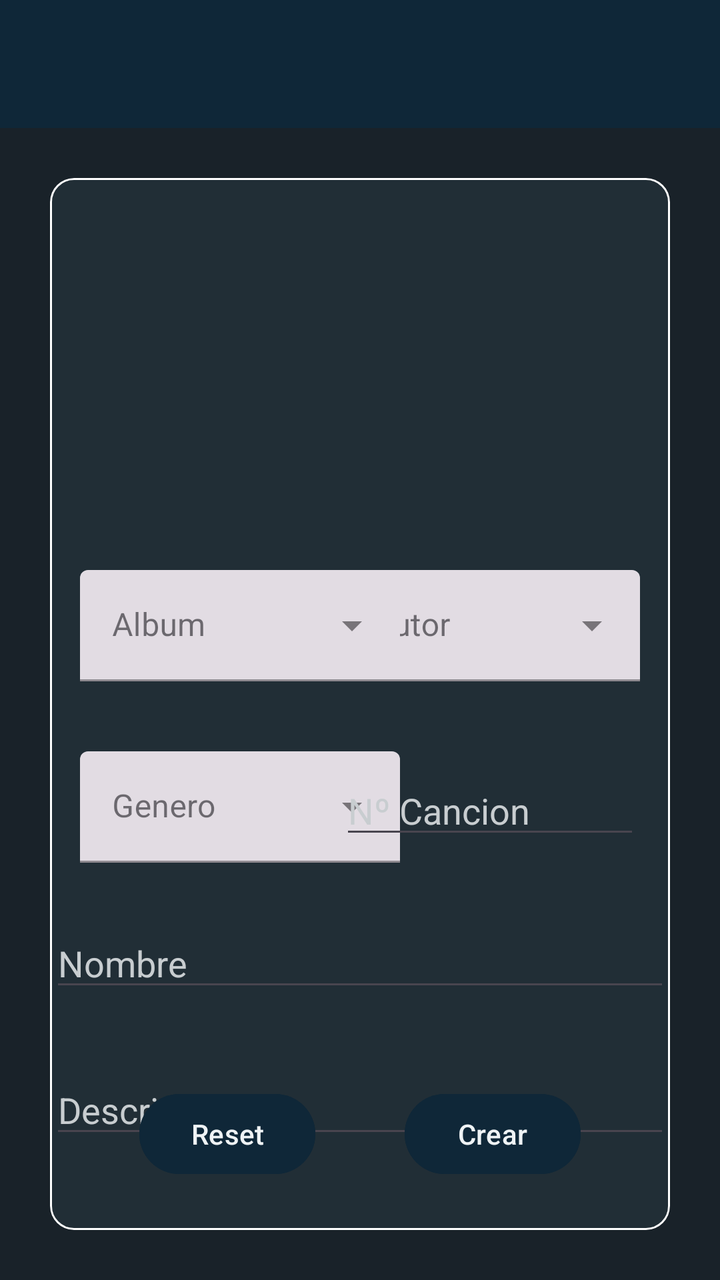
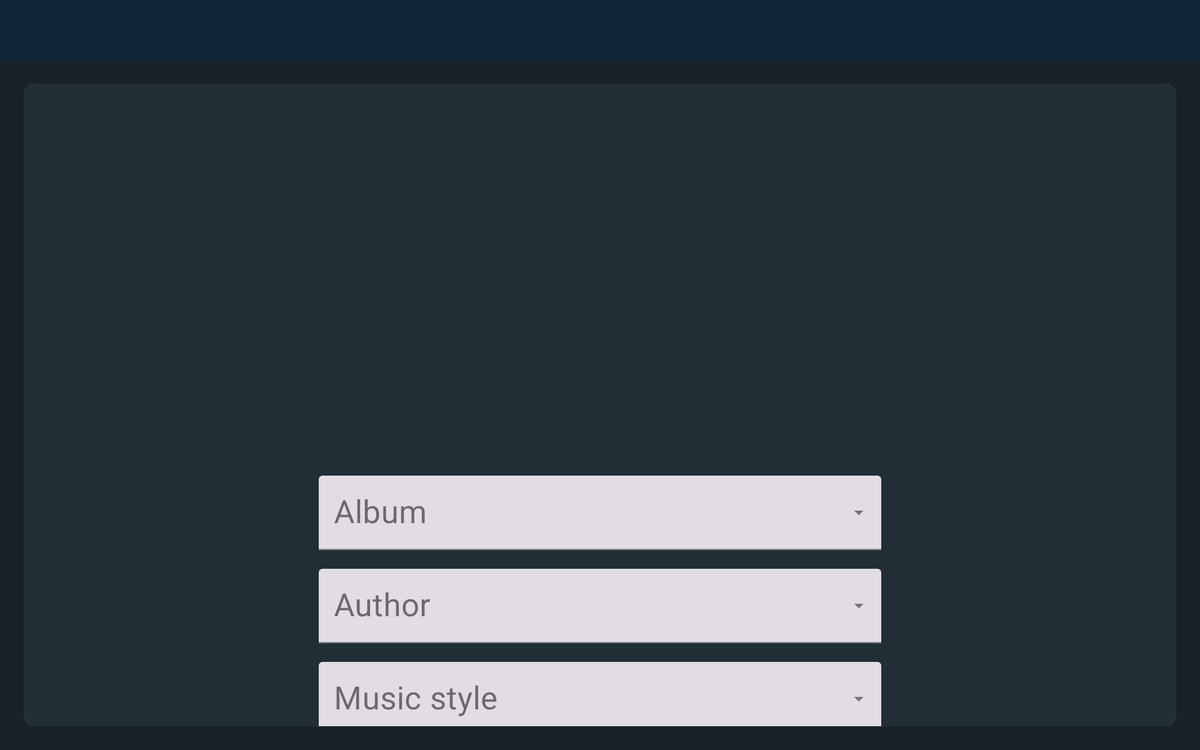

Compare how this app lays out the same screen by default and in its alternative resource folder. The renders come first, then the two layout files and the values they reference.
<!-- AndroidManifest.xml: application theme Theme.ProyectoIntegradoDef -->
<!-- res/layout/activity_crear_music.xml -->
<?xml version="1.0" encoding="utf-8"?>
<androidx.constraintlayout.widget.ConstraintLayout
    xmlns:android="http://schemas.android.com/apk/res/android"
    xmlns:tools="http://schemas.android.com/tools"
    xmlns:app="http://schemas.android.com/apk/res-auto"
    android:layout_width="match_parent"
    android:layout_height="match_parent"
    android:background="@color/ToolBar"
    android:fitsSystemWindows="true"
    tools:context=".musica.crud.music.CrearMusicActivity">

  <androidx.appcompat.widget.Toolbar
      android:id="@+id/toolbar"
      style="@style/Widget.MaterialComponents.Toolbar.PrimarySurface"
      android:layout_width="match_parent"
      android:layout_height="wrap_content"
      android:minHeight="?attr/actionBarSize"
      app:layout_constraintEnd_toEndOf="parent"
      app:layout_constraintHorizontal_bias="0.5"
      app:layout_constraintStart_toStartOf="parent"
      app:layout_constraintTop_toTopOf="parent"
      app:popupTheme="@style/Theme.AppCompat.Light.NoActionBar"
      app:theme="@style/ThemeOverlay.AppCompat.Dark"
      app:titleTextColor="#C8CDD0">

  </androidx.appcompat.widget.Toolbar>

  <androidx.constraintlayout.widget.ConstraintLayout
      android:layout_width="0dp"
      android:layout_height="0dp"
      android:background="@color/fondo_oscuro"
      app:layout_constraintBottom_toBottomOf="parent"
      app:layout_constraintEnd_toEndOf="parent"
      app:layout_constraintStart_toStartOf="parent"
      app:layout_constraintTop_toBottomOf="@+id/toolbar">

    <com.google.android.material.card.MaterialCardView
        android:layout_width="match_parent"
        android:layout_height="match_parent"
        android:layout_marginStart="25dp"
        android:layout_marginTop="25dp"
        android:layout_marginEnd="25dp"
        android:layout_marginBottom="25dp"
        app:layout_constraintBottom_toBottomOf="parent"
        app:layout_constraintEnd_toEndOf="parent"
        app:layout_constraintStart_toStartOf="parent"
        app:layout_constraintTop_toTopOf="parent"
        app:strokeColor="@null">

      <androidx.core.widget.NestedScrollView
          android:layout_width="match_parent"
          android:layout_height="match_parent"
          android:fillViewport="true">

        <androidx.constraintlayout.widget.ConstraintLayout
            android:layout_width="match_parent"
            android:layout_height="wrap_content"
            android:background="@color/fondo_cards">

          <ImageButton
              android:id="@+id/ibMusicPortada"
              android:layout_width="150dp"
              android:layout_height="150dp"
              android:layout_marginTop="20dp"
              android:adjustViewBounds="true"
              android:background="@color/fondo_cards"
              android:scaleType="fitXY"
              app:layout_constraintEnd_toEndOf="parent"
              app:layout_constraintHorizontal_bias="0.497"
              app:layout_constraintStart_toStartOf="parent"
              app:layout_constraintTop_toTopOf="parent"
              app:srcCompat="@drawable/default_album" />

          <EditText
              android:id="@+id/etNombreMusic"
              android:layout_width="wrap_content"
              android:layout_height="wrap_content"
              android:layout_marginTop="28dp"
              android:ems="15"
              android:hint="Nombre"
              android:inputType="textPersonName"
              android:maxLength="50"
              android:textColor="@color/texto_principal"
              android:textColorHint="@color/texto_secundario"
              app:layout_constraintEnd_toEndOf="parent"
              app:layout_constraintHorizontal_bias="0.5"
              app:layout_constraintStart_toStartOf="parent"
              app:layout_constraintTop_toBottomOf="@+id/spGeneroMusic" />

          <EditText
              android:id="@+id/etDescripcionMusic"
              android:layout_width="wrap_content"
              android:layout_height="wrap_content"
              android:layout_marginTop="32dp"
              android:ems="15"
              android:gravity="start|top"
              android:hint="Descripción"
              android:inputType="textMultiLine"
              android:maxLength="120"
              android:maxLines="4"
              android:textColor="@color/texto_principal"
              android:textColorHint="@color/texto_secundario"
              app:layout_constraintEnd_toEndOf="parent"
              app:layout_constraintHorizontal_bias="0.5"
              app:layout_constraintStart_toStartOf="parent"
              app:layout_constraintTop_toBottomOf="@+id/etNombreMusic" />

          <Button
              android:id="@+id/btnCrearMusic"
              android:layout_width="wrap_content"
              android:layout_height="wrap_content"
              android:backgroundTint="@color/ToolBar"
              android:text="Crear"
              android:textColor="@color/texto_principal"
              app:layout_constraintBottom_toBottomOf="@+id/btnResetMusic"
              app:layout_constraintEnd_toEndOf="parent"
              app:layout_constraintHorizontal_bias="0.5"
              app:layout_constraintStart_toEndOf="@+id/btnResetMusic" />

          <Button
              android:id="@+id/btnResetMusic"
              android:layout_width="wrap_content"
              android:layout_height="wrap_content"
              android:layout_marginBottom="24dp"
              android:backgroundTint="@color/ToolBar"
              android:text="Reset"
              android:textColor="@color/texto_principal"
              app:layout_constraintBottom_toBottomOf="parent"
              app:layout_constraintEnd_toStartOf="@+id/btnCrearMusic"
              app:layout_constraintHorizontal_bias="0.5"
              app:layout_constraintStart_toStartOf="parent" />

          <com.google.android.material.textfield.TextInputLayout
              android:id="@+id/spAutorMusic"
              style="@style/Widget.MaterialComponents.TextInputLayout.FilledBox.ExposedDropdownMenu"
              android:layout_width="150dp"
              android:layout_height="wrap_content"
              android:layout_marginEnd="15dp"
              android:hint="Autor"
              app:layout_constraintBottom_toBottomOf="@+id/spAlbumMusic"
              app:layout_constraintEnd_toEndOf="parent"
              app:layout_constraintTop_toTopOf="@+id/spAlbumMusic">

            <AutoCompleteTextView
                android:id="@+id/ddAutorMusic"
                android:layout_width="match_parent"
                android:layout_height="wrap_content" />

          </com.google.android.material.textfield.TextInputLayout>

          <com.google.android.material.textfield.TextInputLayout
              android:id="@+id/spGeneroMusic"
              style="@style/Widget.MaterialComponents.TextInputLayout.FilledBox.ExposedDropdownMenu"
              android:layout_width="160dp"
              android:layout_height="wrap_content"
              android:layout_marginStart="15dp"
              android:layout_marginTop="35dp"
              android:hint="Genero"
              app:layout_constraintStart_toStartOf="parent"
              app:layout_constraintTop_toBottomOf="@+id/spAlbumMusic">

            <AutoCompleteTextView
                android:id="@+id/ddGeneroMusic"
                android:layout_width="match_parent"
                android:layout_height="wrap_content" />

          </com.google.android.material.textfield.TextInputLayout>

          <com.google.android.material.textfield.TextInputLayout
              android:id="@+id/spAlbumMusic"
              style="@style/Widget.MaterialComponents.TextInputLayout.FilledBox.ExposedDropdownMenu"
              android:layout_width="160dp"
              android:layout_height="wrap_content"
              android:layout_marginStart="15dp"
              android:layout_marginTop="26dp"
              android:hint="Album"
              app:layout_constraintStart_toStartOf="parent"
              app:layout_constraintTop_toBottomOf="@+id/ibMusicPortada">

            <AutoCompleteTextView
                android:id="@+id/ddAlbumMusic"
                android:layout_width="match_parent"
                android:layout_height="wrap_content" />

          </com.google.android.material.textfield.TextInputLayout>

          <EditText
              android:id="@+id/etNumeroCancion"
              android:layout_width="150dp"
              android:layout_height="wrap_content"
              android:layout_marginEnd="15dp"
              android:ems="10"
              android:hint="Nº Cancion"
              android:inputType="number"
              android:textColor="@color/texto_principal"
              android:textColorHint="@color/texto_secundario"
              app:layout_constraintBottom_toBottomOf="@+id/spGeneroMusic"
              app:layout_constraintEnd_toEndOf="parent"
              app:layout_constraintTop_toTopOf="@+id/spGeneroMusic" />


        </androidx.constraintlayout.widget.ConstraintLayout>
      </androidx.core.widget.NestedScrollView>

    </com.google.android.material.card.MaterialCardView>
  </androidx.constraintlayout.widget.ConstraintLayout>

  </androidx.constraintlayout.widget.ConstraintLayout>
<!-- resources referenced by this layout -->
<resources>
  <color name="ToolBar">#0f2738</color>
  <color name="fondo_cards">#212E36</color>
  <color name="fondo_oscuro">#192229</color>
  <color name="texto_principal">#EFF3F5</color>
  <color name="texto_secundario">#C8CDD0</color>
  <style name="Theme.ProyectoIntegradoDef" parent="Theme.Material3.DayNight.NoActionBar">
          
          <item name="colorPrimary">#0f2738</item>
          <item name="colorPrimaryVariant">@color/purple_700</item>
          <item name="colorOnPrimary">#192229</item>
          
          <item name="colorSecondary">@color/teal_200</item>
          <item name="colorSecondaryVariant">@color/teal_700</item>
          <item name="colorOnSecondary">@color/white</item>
          
          <item name="android:statusBarColor" tools:targetApi="l">?attr/colorPrimaryVariant</item>
          
          <item name="android:windowTranslucentStatus">true</item>
  
      </style>
  <color name="purple_700">#FF3700B3</color>
  <color name="teal_200">#FF03DAC5</color>
  <color name="teal_700">#FF018786</color>
  <color name="white">#FFFFFFFF</color>
</resources>
<!-- res/layout-sw720dp/activity_crear_music.xml (the repository's variant of the layout above) -->
<!-- drawn on a large tablet held sideways -->
<?xml version="1.0" encoding="utf-8"?>
<androidx.constraintlayout.widget.ConstraintLayout
    xmlns:android="http://schemas.android.com/apk/res/android"
    xmlns:tools="http://schemas.android.com/tools"
    xmlns:app="http://schemas.android.com/apk/res-auto"
    android:layout_width="match_parent"
    android:layout_height="match_parent"
    android:background="@color/ToolBar"
    android:fitsSystemWindows="true"
    tools:context=".musica.crud.music.CrearMusicActivity">

  <androidx.appcompat.widget.Toolbar
      android:id="@+id/toolbar"
      style="@style/Widget.MaterialComponents.Toolbar.PrimarySurface"
      android:layout_width="match_parent"
      android:layout_height="wrap_content"
      android:minHeight="?attr/actionBarSize"
      app:layout_constraintEnd_toEndOf="parent"
      app:layout_constraintHorizontal_bias="0.5"
      app:layout_constraintStart_toStartOf="parent"
      app:layout_constraintTop_toTopOf="parent"
      app:popupTheme="@style/Theme.AppCompat.Light.NoActionBar"
      app:theme="@style/ThemeOverlay.AppCompat.Dark"
      app:titleTextColor="#C8CDD0">

  </androidx.appcompat.widget.Toolbar>

  <androidx.constraintlayout.widget.ConstraintLayout
      android:layout_width="0dp"
      android:layout_height="0dp"
      android:background="@color/fondo_oscuro"
      app:layout_constraintBottom_toBottomOf="parent"
      app:layout_constraintEnd_toEndOf="parent"
      app:layout_constraintStart_toStartOf="parent"
      app:layout_constraintTop_toBottomOf="@+id/toolbar">

    <com.google.android.material.card.MaterialCardView
        android:layout_width="match_parent"
        android:layout_height="match_parent"
        android:layout_marginStart="25dp"
        android:layout_marginTop="25dp"
        android:layout_marginEnd="25dp"
        android:layout_marginBottom="25dp"
        app:layout_constraintBottom_toBottomOf="parent"
        app:layout_constraintEnd_toEndOf="parent"
        app:layout_constraintStart_toStartOf="parent"
        app:layout_constraintTop_toTopOf="parent"
        app:strokeColor="@null"
        app:strokeWidth="0dp">

      <androidx.core.widget.NestedScrollView
          android:layout_width="match_parent"
          android:layout_height="match_parent"
          android:fillViewport="true">

        <androidx.constraintlayout.widget.ConstraintLayout
            android:layout_width="match_parent"
            android:layout_height="wrap_content"
            android:background="@color/fondo_cards">

          <ImageButton
              android:id="@+id/ibMusicPortada"
              android:layout_width="350dp"
              android:layout_height="350dp"
              android:layout_marginTop="20dp"
              android:adjustViewBounds="true"
              android:background="@color/fondo_cards"
              android:scaleType="fitXY"
              app:layout_constraintEnd_toEndOf="parent"
              app:layout_constraintHorizontal_bias="0.497"
              app:layout_constraintStart_toStartOf="parent"
              app:layout_constraintTop_toTopOf="parent"
              app:srcCompat="@drawable/default_album" />

          <EditText
              android:id="@+id/etNombreMusic"
              android:layout_width="600dp"
              android:layout_height="wrap_content"
              android:layout_marginTop="20dp"
              android:ems="15"
              android:hint="@string/nombre"
              android:inputType="textPersonName"
              android:maxLength="50"
              android:textColor="@color/texto_principal"
              android:textColorHint="@color/texto_secundario"
              android:textSize="34dp"
              app:layout_constraintEnd_toEndOf="parent"
              app:layout_constraintHorizontal_bias="0.5"
              app:layout_constraintStart_toStartOf="parent"
              app:layout_constraintTop_toBottomOf="@+id/etNumeroCancion" />

          <EditText
              android:id="@+id/etDescripcionMusic"
              android:layout_width="600dp"
              android:layout_height="wrap_content"
              android:layout_marginTop="20dp"
              android:ems="15"
              android:gravity="start|top"
              android:hint="@string/descripcion"
              android:inputType="textMultiLine"
              android:maxLength="120"
              android:maxLines="4"
              android:textColor="@color/texto_principal"
              android:textColorHint="@color/texto_secundario"
              android:textSize="34dp"
              app:layout_constraintEnd_toEndOf="parent"
              app:layout_constraintHorizontal_bias="0.5"
              app:layout_constraintStart_toStartOf="parent"
              app:layout_constraintTop_toBottomOf="@+id/etNombreMusic" />

          <Button
              android:id="@+id/btnCrearMusic"
              android:layout_width="250dp"
              android:layout_height="100dp"
              android:layout_marginTop="40dp"
              android:layout_marginBottom="50dp"
              android:backgroundTint="@color/ToolBar"
              android:text="@string/tvCrear"
              android:textColor="@color/texto_principal"
              android:textSize="38dp"
              app:layout_constraintBottom_toBottomOf="parent"
              app:layout_constraintEnd_toEndOf="parent"
              app:layout_constraintHorizontal_bias="0.5"
              app:layout_constraintStart_toEndOf="@+id/btnResetMusic"
              app:layout_constraintTop_toBottomOf="@+id/btnSelectCancion" />

          <Button
              android:id="@+id/btnResetMusic"
              android:layout_width="250dp"
              android:layout_height="100dp"
              android:layout_marginTop="40dp"
              android:layout_marginBottom="50dp"
              android:backgroundTint="@color/ToolBar"
              android:text="@string/tvReset"
              android:textColor="@color/texto_principal"
              android:textSize="38dp"
              app:layout_constraintBottom_toBottomOf="parent"
              app:layout_constraintEnd_toStartOf="@+id/btnCrearMusic"
              app:layout_constraintHorizontal_bias="0.5"
              app:layout_constraintStart_toStartOf="parent"
              app:layout_constraintTop_toBottomOf="@+id/btnSelectCancion" />

          <com.google.android.material.textfield.TextInputLayout
              android:id="@+id/spAutorMusic"
              style="@style/Widget.MaterialComponents.TextInputLayout.FilledBox.ExposedDropdownMenu"
              android:layout_width="600dp"
              android:layout_height="wrap_content"
              android:layout_marginTop="20dp"
              android:hint="@string/autor"
              app:layout_constraintEnd_toEndOf="parent"
              app:layout_constraintHorizontal_bias="0.5"
              app:layout_constraintStart_toStartOf="parent"
              app:layout_constraintTop_toBottomOf="@+id/spAlbumMusic">

            <AutoCompleteTextView
                android:id="@+id/ddAutorMusic"
                android:layout_width="match_parent"
                android:layout_height="wrap_content"
                android:textSize="34dp" />

          </com.google.android.material.textfield.TextInputLayout>

          <com.google.android.material.textfield.TextInputLayout
              android:id="@+id/spGeneroMusic"
              style="@style/Widget.MaterialComponents.TextInputLayout.FilledBox.ExposedDropdownMenu"
              android:layout_width="600dp"
              android:layout_height="wrap_content"
              android:layout_marginTop="20dp"
              android:hint="@string/genero"
              app:layout_constraintEnd_toEndOf="parent"
              app:layout_constraintHorizontal_bias="0.5"
              app:layout_constraintStart_toStartOf="parent"
              app:layout_constraintTop_toBottomOf="@+id/spAutorMusic">

            <AutoCompleteTextView
                android:id="@+id/ddGeneroMusic"
                android:layout_width="match_parent"
                android:layout_height="wrap_content"
                android:textSize="34dp" />

          </com.google.android.material.textfield.TextInputLayout>

          <com.google.android.material.textfield.TextInputLayout
              android:id="@+id/spAlbumMusic"
              style="@style/Widget.MaterialComponents.TextInputLayout.FilledBox.ExposedDropdownMenu"
              android:layout_width="600dp"
              android:layout_height="wrap_content"
              android:layout_marginTop="48dp"
              android:hint="@string/album"
              app:layout_constraintEnd_toEndOf="parent"
              app:layout_constraintHorizontal_bias="0.5"
              app:layout_constraintStart_toStartOf="parent"
              app:layout_constraintTop_toBottomOf="@+id/ibMusicPortada">

            <AutoCompleteTextView
                android:id="@+id/ddAlbumMusic"
                android:layout_width="match_parent"
                android:layout_height="wrap_content"
                android:textSize="34dp" />

          </com.google.android.material.textfield.TextInputLayout>

          <EditText
              android:id="@+id/etNumeroCancion"
              android:layout_width="600dp"
              android:layout_height="wrap_content"
              android:layout_marginTop="20dp"
              android:ems="10"
              android:hint="@string/nCancion"
              android:inputType="number"
              android:textColor="@color/texto_principal"
              android:textColorHint="@color/texto_secundario"
              android:textSize="34dp"
              app:layout_constraintEnd_toEndOf="parent"
              app:layout_constraintHorizontal_bias="0.5"
              app:layout_constraintStart_toStartOf="parent"
              app:layout_constraintTop_toBottomOf="@+id/spGeneroMusic" />

          <Button
              android:id="@+id/btnSelectCancion"
              android:layout_width="600dp"
              android:layout_height="wrap_content"
              android:layout_marginTop="40dp"
              android:backgroundTint="#7A0B15"
              android:text="@string/elegirCancion"
              android:textColor="@color/texto_principal"
              android:textSize="34dp"
              app:layout_constraintEnd_toEndOf="parent"
              app:layout_constraintHorizontal_bias="0.502"
              app:layout_constraintStart_toStartOf="parent"
              app:layout_constraintTop_toBottomOf="@+id/etDescripcionMusic" />


        </androidx.constraintlayout.widget.ConstraintLayout>
      </androidx.core.widget.NestedScrollView>

    </com.google.android.material.card.MaterialCardView>
  </androidx.constraintlayout.widget.ConstraintLayout>

  <RelativeLayout
      android:id="@+id/loadingPanel"
      android:layout_width="match_parent"
      android:layout_height="match_parent"
      android:gravity="center"
      android:visibility="invisible">

    <ProgressBar
        android:layout_width="150dp"
        android:layout_height="150dp"
        android:indeterminate="true" />
  </RelativeLayout>

  </androidx.constraintlayout.widget.ConstraintLayout>
<!-- resources referenced by the variant -->
<!-- as a large tablet held sideways resolves them -->
<resources>
  <color name="ToolBar">#0f2738</color>
  <color name="fondo_cards">#212E36</color>
  <color name="fondo_oscuro">#192229</color>
  <color name="texto_principal">#EFF3F5</color>
  <color name="texto_secundario">#C8CDD0</color>
  <string name="album">Album</string>
  <string name="autor">Author</string>
  <string name="descripcion">Description</string>
  <string name="elegirCancion">Choose a song to upload</string>
  <string name="genero">Music style</string>
  <string name="nCancion">Nº song</string>
  <string name="nombre">Name/Title</string>
  <string name="tvCrear">Add</string>
  <string name="tvReset">Reset</string>
  <style name="Theme.ProyectoIntegradoDef" parent="Theme.Material3.DayNight.NoActionBar">
          
          <item name="colorPrimary">#0f2738</item>
          <item name="colorPrimaryVariant">@color/purple_700</item>
          <item name="colorOnPrimary">#192229</item>
          
          <item name="colorSecondary">@color/teal_200</item>
          <item name="colorSecondaryVariant">@color/teal_700</item>
          <item name="colorOnSecondary">@color/white</item>
          
          <item name="android:statusBarColor" tools:targetApi="l">?attr/colorPrimaryVariant</item>
          
          <item name="android:windowTranslucentStatus">true</item>
  
      </style>
  <color name="purple_700">#FF3700B3</color>
  <color name="teal_200">#FF03DAC5</color>
  <color name="teal_700">#FF018786</color>
  <color name="white">#FFFFFFFF</color>
</resources>
